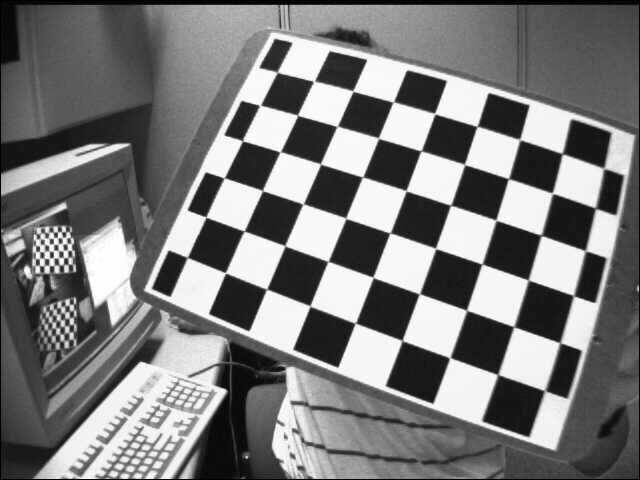
#> input picture data/calibration/left03.jpg, 640 x 480 px, found by its file name
$ python vectors_full_pipeline.py
#> lines starting #> are read from the running program, lines starting #| are printed output that depends on the picture
import cv2 as cv
import numpy as np
from pathlib import Path
import matplotlib.pyplot as plt

PROJECT_ROOT = Path(__file__).resolve().parents[2]
DATA = PROJECT_ROOT / "data" / "tracking"
IMG1 = DATA / "left03.jpg"
IMG2 = DATA / "left04.jpg"
SAVE_HERE = PROJECT_ROOT / "outputs" / "tracking" / "vectors"


def simple_histogram_pipeline(tol_deg=15.0, bins=36, ratio=0.75):
#> called with tol_deg = 15, bins = 36, ratio = 0.75
    im1 = cv.imread(str(IMG1), cv.IMREAD_GRAYSCALE)
#> im1 is the input picture: shape (480, 640); min 0, max 255, mean 122.9
    im2 = cv.imread(str(IMG2), cv.IMREAD_GRAYSCALE)
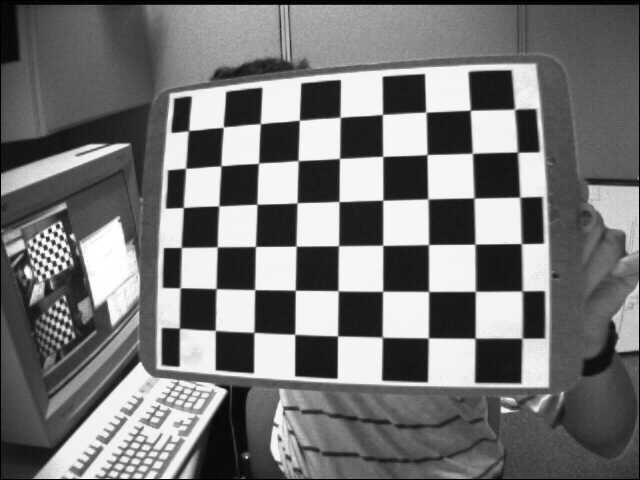
#> input picture data/calibration/left04.jpg, 640 x 480 px, found by its file name
#> im2 is the input picture: shape (480, 640); min 0, max 255, mean 117.8
    assert im1 is not None and im2 is not None, f"Check paths:\n{IMG1}\n{IMG2}"

    orb = cv.ORB_create(nfeatures=3000, fastThreshold=10)
    kp1, des1 = orb.detectAndCompute(im1, None)
#> kp1 = 3000 keypoints; strongest (x, y, size): (201, 208, 111.1), (412, 297, 111.1), (301, 308, 111.1), (394, 344, 111.1)
    kp2, des2 = orb.detectAndCompute(im2, None)
#> kp2 = 3000 keypoints; strongest (x, y, size): (170, 284, 92.6), (227, 161, 92.6), (251, 168, 111.1), (251, 167, 92.6)
    print(f"[ORB] keypoints: img1={len(kp1)}, img2={len(kp2)}")
#| [ORB] keypoints: img1=3000, img2=3000

    bf = cv.BFMatcher(cv.NORM_HAMMING, crossCheck=False)
    knn = bf.knnMatch(des1, des2, k=2)
#> knn = 3000 matches
    good = [m for m, n in knn if m.distance < ratio * n.distance]
#> good = 425 matches
    print(f"[BF] matches after ratio test: {len(good)}")
#| [BF] matches after ratio test: 425

    vis_before = cv.drawMatches(im1, kp1, im2, kp2,
                                sorted(good, key=lambda x: x.distance)[:80],
                                None, flags=cv.DrawMatchesFlags_NOT_DRAW_SINGLE_POINTS)
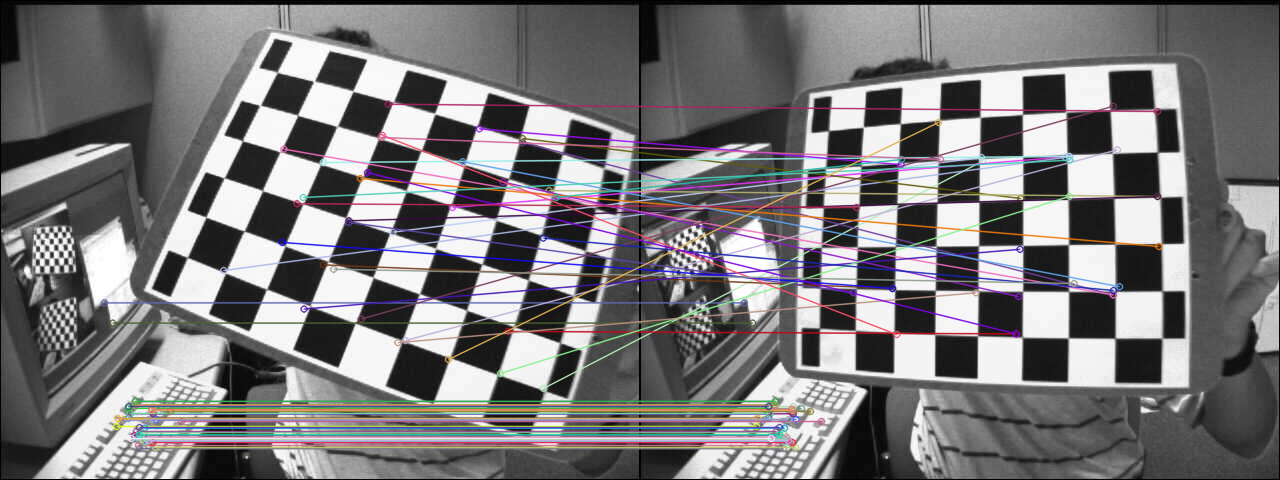
#> vis_before: shape (480, 1280, 3); mean of channels 0, 1, 2 121.6, 119.9, 121.7; drawn as B, G, R
    plt.figure(figsize=(10,5)); plt.imshow(vis_before, cmap='gray')
    plt.title("Before histogram filter (ratio test only)"); plt.axis('off'); plt.tight_layout()
    plt.savefig(SAVE_HERE / "01_before_hist.jpg", dpi=160); plt.close()

    if len(good) == 0:
        print("[HIST] skipped (no good matches)")
        return dict(img1=im1, img2=im2, kp1=kp1, kp2=kp2, matches=[],
                    pts1=np.empty((0,2), np.float32), pts2=np.empty((0,2), np.float32))

    pts1_all = np.float32([kp1[m.queryIdx].pt for m in good])
#> pts1_all = 425 pairs, first value 37 to 595.2, second value 39 to 448
    pts2_all = np.float32([kp2[m.trainIdx].pt for m in good])
#> pts2_all = 425 pairs, first value 35 to 545.4, second value 80.87 to 448
    deltas = pts2_all - pts1_all
#> deltas = 425 pairs, first value -412.2 to 365, second value -237 to 229
    angles = np.degrees(np.arctan2(deltas[:,1], deltas[:,0]))  # [-180, 180)
#> angles = 425 values, max 180 at index 54, min -178.6 at index 209, mean 5.05

    hist, edges = np.histogram(angles, bins=bins, range=(-180, 180))
#> hist = 36 values, max 193 at index 18, min 0 at index 10, mean 11.81; edges = 37 values from -180 to 180
    peak_idx = int(np.argmax(hist))
#> peak_idx = 18
    peak_angle = 0.5 * (edges[peak_idx] + edges[peak_idx+1])
#> peak_angle = 5

    angle_diff = np.abs((angles - peak_angle + 180) % 360 - 180)
#> angle_diff = 425 values, max 179.9 at index 264, min 0.102 at index 417, mean 59.44
    keep_mask = angle_diff < tol_deg
    good_in = [m for m, k in zip(good, keep_mask) if k]
#> good_in = 206 matches

    print(f"[HIST] kept {int(keep_mask.sum())} / {len(good)} (peak ≈ {peak_angle:.1f}° ; tol=±{tol_deg}°)")
#| [HIST] kept 206 / 425 (peak ≈ 5.0° ; tol=±15.0°)

    centers = 0.5 * (edges[:-1] + edges[1:])
#> centers = 36 values from -175 to 175
    plt.figure(figsize=(7,3))
    plt.bar(centers, hist, width=360/bins, color='gray', edgecolor='black')
    plt.axvline(peak_angle, color='r', ls='--', label=f"peak {peak_angle:.1f}°")
    plt.xlabel("Motion direction (deg)"); plt.ylabel("Count"); plt.legend()
    plt.title("Histogram of match directions")
    plt.tight_layout(); plt.savefig(SAVE_HERE / "02_hist_angles.png", dpi=180); plt.close()
#> after `plt.tight_layout()`:
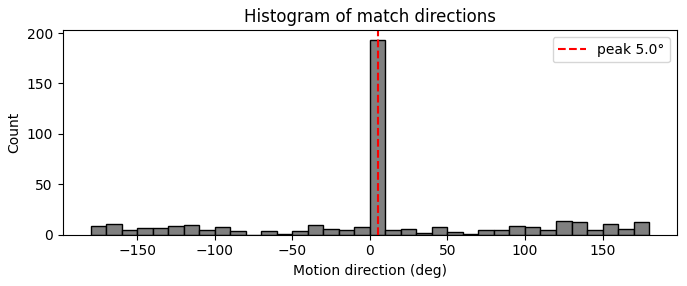
#> figure drawn by matplotlib, 1 panel; tallest bar 193 high, from x = 0 to 10

    vis_after = cv.drawMatches(im1, kp1, im2, kp2,
                               sorted(good_in, key=lambda x: x.distance)[:80],
                               None, flags=cv.DrawMatchesFlags_NOT_DRAW_SINGLE_POINTS)
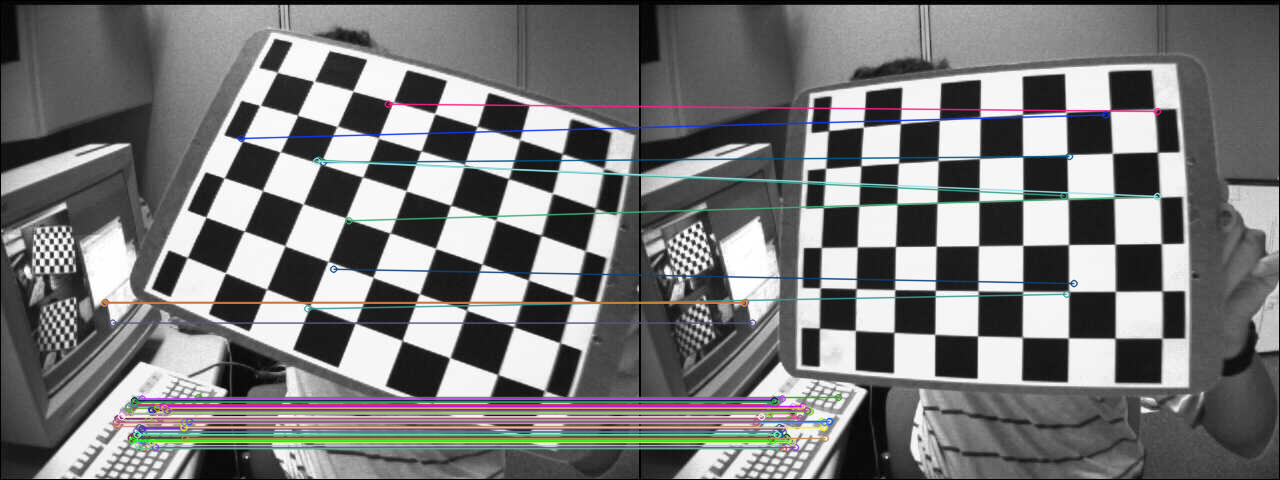
#> vis_after: shape (480, 1280, 3); mean of channels 0, 1, 2 120.8, 120.4, 120.1; drawn as B, G, R
    plt.figure(figsize=(10,5)); plt.imshow(vis_after, cmap='gray')
    plt.title("After histogram filter (direction-consistent matches)")
    plt.axis('off'); plt.tight_layout(); plt.grid()
    plt.savefig(SAVE_HERE / "03_after_hist.jpg", dpi=160); plt.close()

    pts1 = np.float32([kp1[m.queryIdx].pt for m in good_in]) if good_in else np.empty((0,2), np.float32)
#> pts1 = 206 pairs, first value 87.09 to 397.7, second value 103.7 to 448
    pts2 = np.float32([kp2[m.trainIdx].pt for m in good_in]) if good_in else np.empty((0,2), np.float32)
#> pts2 = 206 pairs, first value 87.09 to 541.2, second value 111 to 448
    return dict(img1=im1, img2=im2, kp1=kp1, kp2=kp2, matches=good_in, pts1=pts1, pts2=pts2)


if __name__ == "__main__":
    out = simple_histogram_pipeline(tol_deg=15.0, bins=36, ratio=0.75)
#> out = 7 items
    print(f"Final correspondences (hist-filtered): {len(out['matches'])}")
#| Final correspondences (hist-filtered): 206
